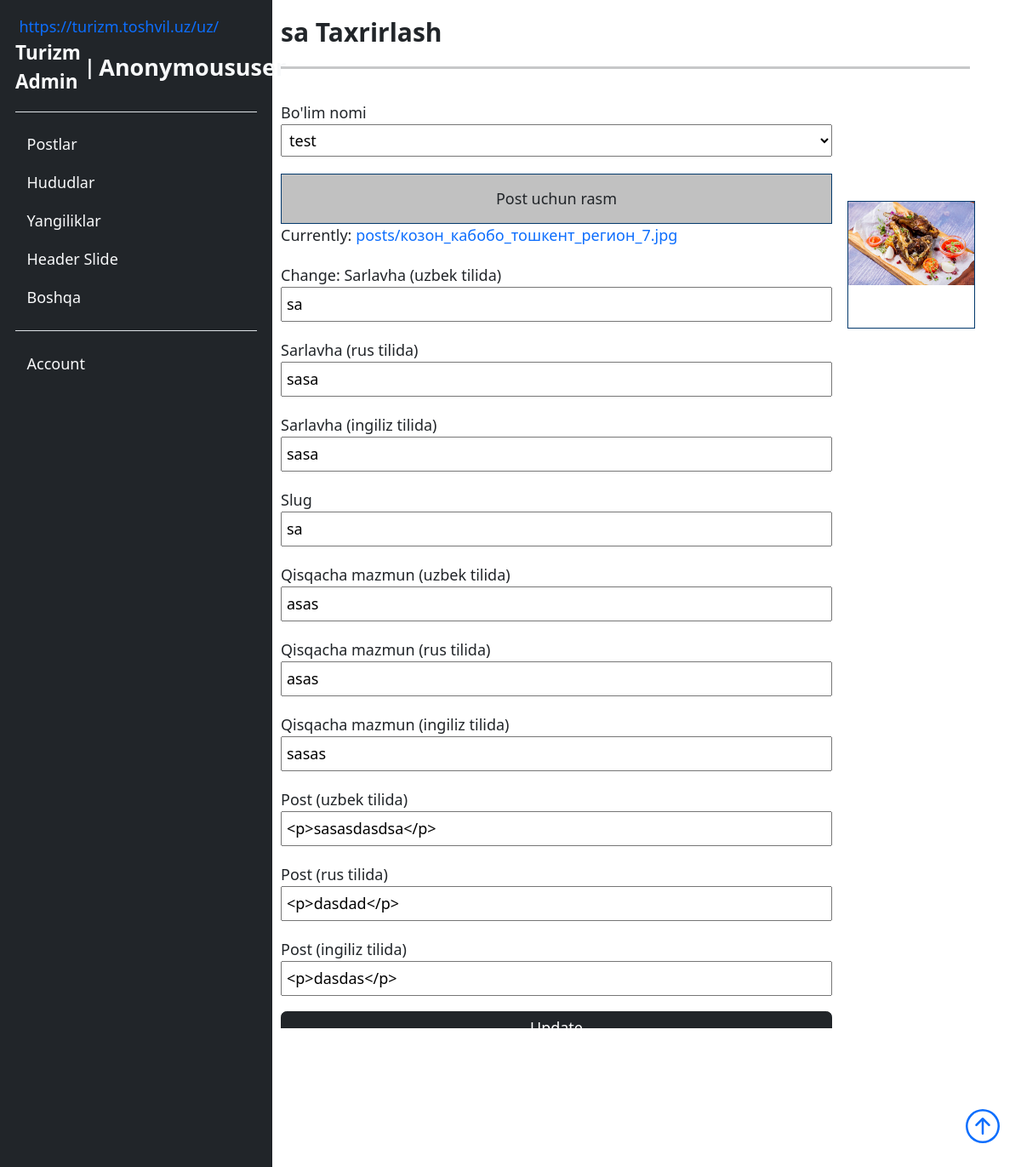
/users/root/post/update/sa/, run on the app's committed database.
### main/models.py (models this page shows)
class Post(M):
    author = m.ForeignKey(CustomUser, on_delete=m.SET_NULL, null=True, blank=True)
    navbaritem = m.ForeignKey(NavbarItems, on_delete=m.SET_NULL, null=True, blank=True)
    post_img = ResizedImageField(size=[2500, 1500],upload_to='posts/')
    uz_title = m.CharField(max_length=l)
    ru_title = m.CharField(max_length=l, null=True, blank=True)
    en_title = m.CharField(max_length=l, null=True, blank=True)
    uz_description = m.CharField(max_length=100)
    ru_description= m.CharField(max_length=l, null=True, blank=True)
    en_description= m.CharField(max_length=l, null=True, blank=True)
    uz_post = RichTextUploadingField()
    ru_post = RichTextUploadingField(null=True, blank=True)
    en_post = RichTextUploadingField(null=True, blank=True)
    slug = m.SlugField(max_length=l, unique=True)
    post_view = m.IntegerField(default=0, null=True, blank=True)
    add_time = m.DateTimeField(auto_now_add=True)
    def __str__(self):
        return self.uz_title

### custom_user/views.py (the view)
# urls.py: path('root/post/update/<slug>/', UpdatePost.as_view(), name='updatepost'),
class UpdatePost(UpdateView, SuccessMessageMixin):
    model = Post
    form_class = NewPost
    template_name = 'users/adminpanel/form/post/update.htm'
    success_message = 'Post muaffaqiyatli yangilandi!'
    success_url = reverse_lazy('users:postlist')

### custom_user/forms.py
class NewPost(forms.ModelForm):
    uz_post = forms.CharField(widget=CKEditorUploadingWidget())
    ru_post = forms.CharField(widget=CKEditorUploadingWidget())
    en_post = forms.CharField(widget=CKEditorUploadingWidget())
    class Meta:
        model = Post
        fields = '__all__'

### main/models.py (called while the page is built)
    def __str__(self):
        return self.uz_name

    def __str__(self):
        return super().__str__()

### templates/users/adminpanel/form/post/update.htm (shortened to what this page needs)
{% extends '../../root.htm' %}
{% block name %}
    {{ object }} Taxrirlash
{% endblock name %}
{% block list %}
<div id="formpost">
    <form action="" method="post" enctype="multipart/form-data">
        {% if form.navbar %}
            <label for="id_navbar">Bo'lim nomi</label>
            {{ form.navbar }}
        {% else %}
            <label for="id_navbaritem">Bo'lim nomi</label>
            {{ form.navbaritem }}
        {% endif %}
        <label for="id_post_img" class="rasm">Post uchun rasm</label>
        {{ form.post_img }}
        <label for="id_uz_title">Sarlavha (uzbek tilida)</label>
        {{ form.uz_title }}
        <label for="id_ru_title">Sarlavha (rus tilida)</label>
        {{ form.ru_title }}
        <label for="id_en_title">Sarlavha (ingiliz tilida)</label>
        {{ form.en_title }}
        <label for="id_slug">Slug</label>
        {{ form.slug }}
        <label for="id_uz_description">Qisqacha mazmun (uzbek tilida)</label>
        {{ form.uz_description }}
        <label for="id_ru_description">Qisqacha mazmun (rus tilida)</label>
        {{ form.ru_description }}
        <label for="id_en_description">Qisqacha mazmun (ingiliz tilida)</label>
        {{ form.en_description }}
        <label for="id_uz_post">Post (uzbek tilida)</label>
        {{ form.uz_post }}
        <label for="id_ru_post">Post (rus tilida)</label>
        {{ form.ru_post }}
        <label for="id_en_post">Post (ingiliz tilida)</label>
        {{ form.en_post }}
        <input type="submit" value="Update" class="btn btn-dark mt-3">
    </form>
    <div class="post-img">
        <img src="{{ object.post_img.url }}" alt="" class="upload_img">
    </div>
</div>
{% endblock list %}

### static/css/style.css (style rules this page uses)
* { margin: 0; padding: 0; font-size: 18px; box-sizing: border-box; list-style-type: none !important; text-decoration: none !important; font-family: system-ui, -apple-system, BlinkMacSystemFont, "Segoe UI", Roboto, Oxygen, Ubuntu, Cantarell, "Open Sans", "Helvetica Neue", sans-serif; }
html { scrollbar-width: thin; transition: 1s all ease-in-out; scrollbar-color: #03396C #fff; }
#admin_main #action_bar #formpost { height: 80vh; overflow: scroll; }
#admin_main #action_bar #formpost form input, #admin_main #action_bar #formpost form select { width: 80%; padding: 5px; display: block; }
#admin_main #action_bar #formpost form .rasm { width: 80%; padding: 15px; display: block; text-align: center; transition: 0.4s all ease-in-out; background-color: rgba(50, 50, 50, 0.3); border: 1px solid #03396C; }
#admin_main #action_bar #formpost form label, #admin_main #action_bar #formpost #fotoform form input, #admin_main #action_bar #fotoform #formpost form input, #admin_main #action_bar #fotoform #formpost form select, #admin_main #action_bar #formpost #fotoform form select { margin-top: 20px; }
#admin_main #action_bar #formpost .post-img { top: 17%; left: 83%; width: 150px; height: 150px; position: absolute; border: 1px solid #03396C; }
#admin_main #action_bar #formpost .post-img img { width: 100%; }

### templates/base.htm (style rules this page uses)
body { overflow-x: hidden; }

### data on the page
Post: uz_title "sa", navbaritem "test", post_img "Currently: posts/козон_кабобо_тошкент_регион_7.jpg Change:", ru_title "sasa", en_title "sasa", slug "sa", uz_description "asas", ru_description "asas", en_description "sasas", uz_post "<p>sasasdasdsa</p>", ru_post "<p>dasdad</p>", en_post "<p>dasdas</p>", post_img (picture)

### other printed values
{{ user | title }} "Anonymoususer"
